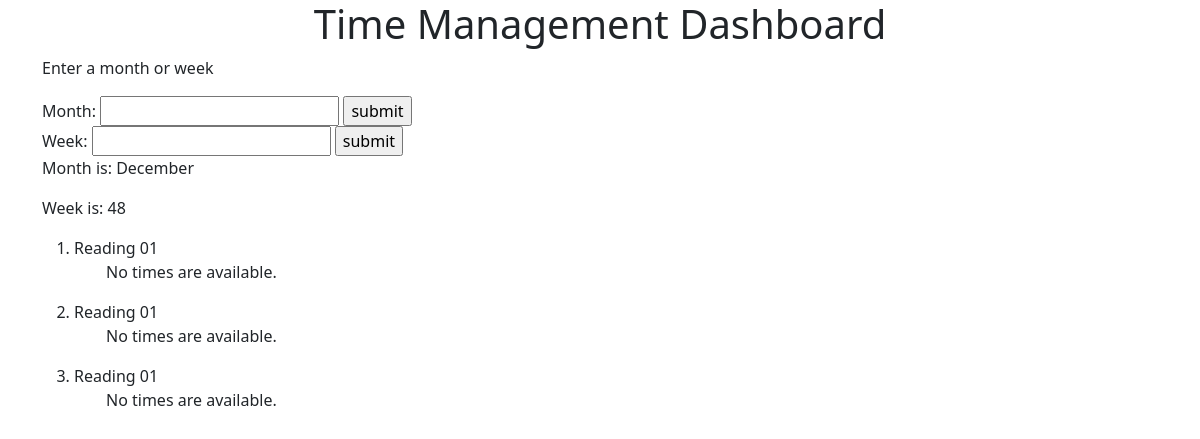
Before: /timemanagement with the older database file.
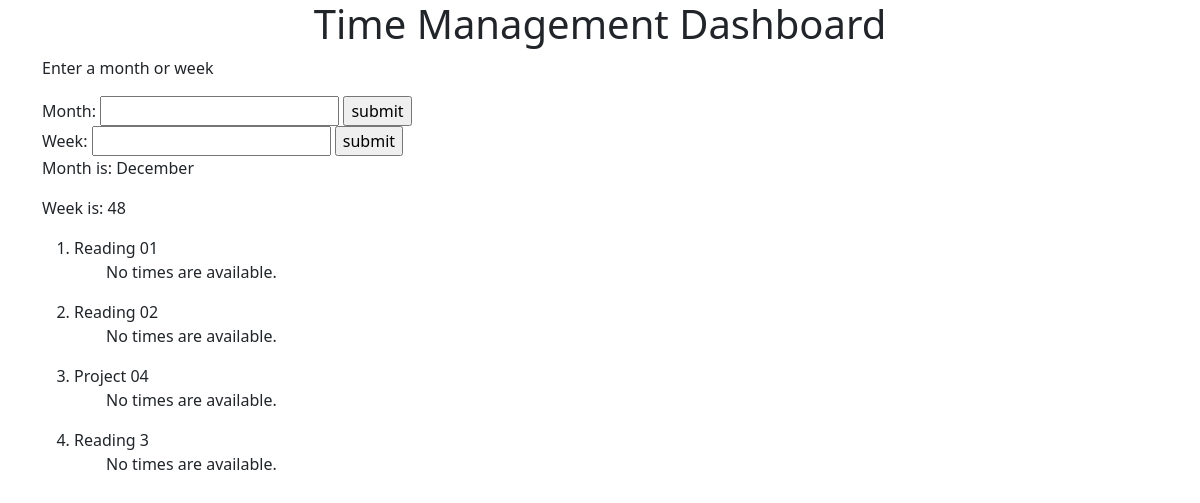
After: the same page with the newer database file.
### homework_api/models.py (models this page shows, shortened)
class Assignment(models.Model):
    name = models.CharField(max_length=50)
    due_date = models.DateField()
    class_name = models.CharField(max_length=50)
    description = models.TextField()
    completed = models.BooleanField()

### homework_api/views.py (the view)
# urls.py: path('timemanagement', views.timeManagement.as_view(), name='timeManagement'),
class timeManagement(ListView):
    template_name = 'timeManagement.html'
    context_object_name = 'assignment_list'
    def get_queryset(self):
        return Assignment.objects.order_by('due_date')

### homework_api/templates/timeManagement.html (shortened to what this page needs)
<!DOCTYPE html>
<html>
<head>
	<link href="https://cdn.jsdelivr.net/npm/bootstrap@5.1.1/dist/css/bootstrap.min.css" rel="stylesheet"
>
</head>
<body>
	<div class='text-center'>
		<h1>Time Management Dashboard</h1>
	</div>
	<div class='container'>
		<p>Enter a month or week</p>
        <form>
            Month: <input type="text" id = "month">
            <input type="button" onclick="showMonth()" value="submit" />
        </form>
        <form>
            Week: <input type="text" id = "week">
            <input type="button" onclick="showWeek()" value="submit" />
        </form>
	</div>
	<div class='container' id="displayMonth">
        <p> Month is: <span id = "display_month"></span> </p>
        <p> Week is: <span id = "display_week"></span> </p>
		<div id='tasks'>
			{% if assignment_list %}
            <ol>
				{% for assignment in assignment_list %}
				<li>
					{{ assignment.name }}
					<ul>
						{% if assignment.timers.all %}
						<li> Week:
							<script>
								var taskTimes = [];
								var taskMonthTimes = [];
							</script>
							{% for timer in assignment.timers.all %}
							<script>
								if ("{{timer.begin|date:'W'}}" == document.getElementById("display_week").innerHTML) {
									let beginH = "{{timer.begin|date:'g'}}";
									let beginM = "{{timer.begin|date:'i'}}";
									let beginA = "{{timer.begin|date:'a'}}";
									let beginD = "{{timer.begin|date:'d'}}";
									let endH = "{{timer.end|date:'g'}}";
									let endM = "{{timer.end|date:'i'}}";
									let endA = "{{timer.end|date:'a'}}";
									let endD = "{{timer.end|date:'d'}}";
									let timeDif = findTimeDifference(beginH, beginM, beginA, beginD, endH, endM, endA, endD);
									taskTimes.push(timeDif);
								}
								if ("{{timer.begin|date:'F'}}" == document.getElementById("display_month").innerHTML) {
									let beginH = "{{timer.begin|date:'g'}}";
									let beginM = "{{timer.begin|date:'i'}}";
									let beginA = "{{timer.begin|date:'a'}}";
									let beginD = "{{timer.begin|date:'d'}}";
									let endH = "{{timer.end|date:'g'}}";
									let endM = "{{timer.end|date:'i'}}";
									let endA = "{{timer.end|date:'a'}}";
									let endD = "{{timer.end|date:'d'}}";
									let timeDif = findTimeDifference(beginH, beginM, beginA, beginD, endH, endM, endA, endD);
									taskMonthTimes.push(timeDif);
								}
							</script>
							{% empty %}
							{% endfor %}
							<script>
								var weekTime = taskTimes.reduce((x,a) => x+a,0);
								document.write(weekTime, " mins");
							</script></li>
						<li> Month:
							<script>
								var monthTime = taskMonthTimes.reduce((a,b) => a+b, 0);
								document.write(monthTime, " mins");
							</script></li>
						{% else %}
							<p>No times are available.</p>
						{% endif %}
					</ul>
					{% endfor %}
			</ol>
			{% else %}
				<p>No assignments are available.</p>
			{% endif %}
		</div>
	</div>
</body>
</html>

Changed rows visible on the page:
removed Assignment: name "Reading 01", shows "No times are available."
removed Assignment: name "Reading 01", shows "No times are available."
added Assignment: name "Reading 02", shows "No times are available."
added Assignment: name "Project 04", shows "No times are available."
added Assignment: name "Reading 3", shows "No times are available."
